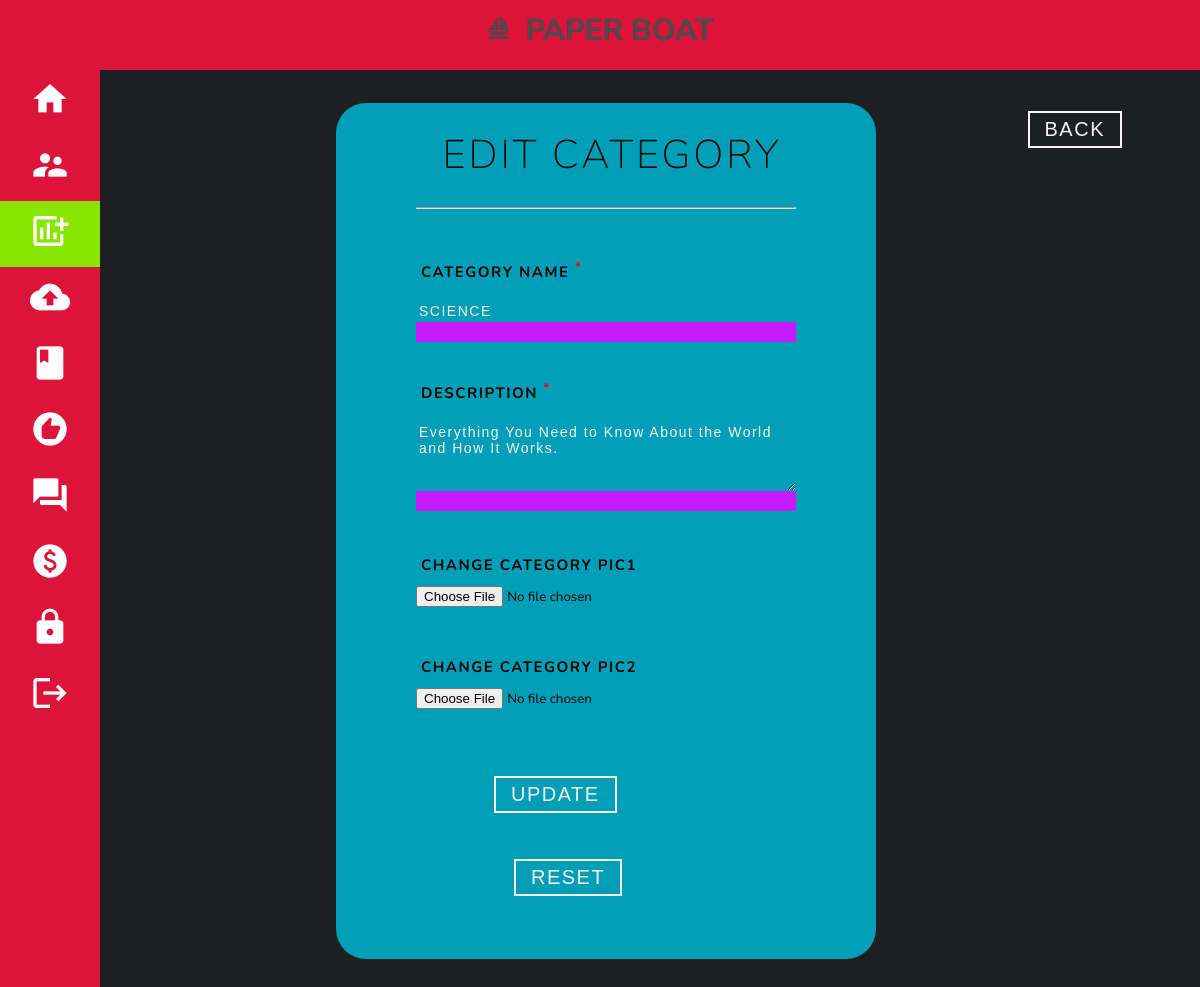
Screenshot of /admin/edit_cat.php?id=1 (signed in) with the database file from the repository.
### tables this page shows
CREATE TABLE `category` (
  `cat_id` int(11) NOT NULL,
  `cat_name` varchar(250) NOT NULL,
  `cat_image` varchar(250) DEFAULT NULL,
  `cat_image1` varchar(250) DEFAULT NULL,
  `cat_desc` varchar(250) DEFAULT NULL
);

### admin/edit_cat.php (the view, shortened to what this page needs)
<!DOCTYPE html>
<html>
<head>
</head>
<body>
<?php include("header.php");?>
<div class="formfield" style="float: right; padding-right: 80px;">
<button class="upload" onclick="location.replace('category.php')">BACK</button>
</div>
<form action="<?php echo $_SERVER['REQUEST_URI'];?>" enctype = "multipart/form-data" method = "post">
  <div id="wrapper">
    <div id="signup">
  <?php
    if(isset($_GET['id']))
    {
        $qry="SELECT * from category where category.cat_id = {$_GET['id']};";
        $ans = $db->query($qry);
        $val = $ans->fetch_assoc();
    }
    ?>
    <h2>Edit Category</h2>
    <hr><br>
    <div class="formfield"><br>
    <label for="name">Category Name <span style="color: red;"><sup>*</sup></span></label></div><br>
    <input type="text" name="cat_name" value="<?php echo $val['cat_name']; ?>" required>
    <div class="formfield"><br>
    <label for="desc" style="margin :auto;">Description <span style="color: red;"><sup>*</sup></span></label></div><br>
    <textarea name="desc" rows="4" max-length="250" required><?php echo $val['cat_desc']; ?></textarea>
    <div class="formfield"><br>
    <label for="image">Change Category pic1</label>&emsp;&emsp;
    <input type="file"  placeholder="image" name="cat_img1" accept="image/*" style="margin-top:15px"></div><br>
    <div class="formfield"><br>
    <label for="image">Change Category pic2</label>&emsp;&emsp;
    <input type="file" placeholder="image" name="cat_img2" accept="image/*" style="margin-top:15px"></div>
    <br><br>
    <div class="formfield" style="float: left; padding-left: 80px;">
    <button type="submit" class="upload" name="update">UPDATE</button>
    </div>
    <div class="formfield" style="float: left; padding-left: 100px;">
    <button type="reset" class="upload">RESET</button>
    </div>
    </div>
  </div>
</form>
</div>
</body>
</html>

### css/cat_card.css (style rules this page uses)
html { font-family: sans-serif; box-sizing: border-box; }
*, *:before, *:after { box-sizing: inherit; }

### admin/header.php (style rules this page uses)
* { font-family: "Nunito", sans-serif; }
:after { content: ""; }
h2 { font-size: 24px; }

### admin/edit_cat.php (style rules this page uses)
* { margin: 0 auto; transition: 0.5s ease all; }
body { margin: 0 auto; background: #1d1f20; font-family: sans-serif; text-transform: uppercase; color: #F4F4F8; }
#wrapper { width: 50%; background: #009FB7; padding: 0px 80px 40px; display: flex; margin-top: 15px; margin-bottom: 10%; z-index: 998; position: relative; overflow: hidden; margin-right: 30%; border-radius: 30px; }
#signup { width: 100%; }
h2 { padding: 25px 0px; width: 90%; font-weight: 100; font-size: 40px; letter-spacing: 3px; margin-left:7%; }
.formfield { position: relative; }
button { padding: 5px 15px; background: none; border: none; font-family: sans-serif; color: #F4F4F8; font-size: 20px; letter-spacing: 1.5px; font-weight: lighter; margin: 25px 0px; cursor: pointer; box-shadow: 0px 0px 0px 2px #F4F4F8; }
input[type="text"], input[type="number"], textarea, option, select { padding: 3px; width: 100%; background: none; border: none; border-bottom: solid 1px #ff9b9d; margin-bottom: 10px; font-family: sans-serif; color: #F4F4F8; font-size: 14px; letter-spacing: 1.5px; font-weight: lighter; }
input[type="text"]:hover, input[type="text"]:active, input[type="text"]:focus, input[type="text"]:valid, input[type="number"]:hover, input[type="number"]:active, input[type="number"]:focus, input[type="number"]:valid, textarea:hover, textarea:active, textarea:focus, textarea:valid { border-bottom: solid 20px #c61aff; }
label { position: relative; left: 5px; top: 5px; font-size: 15px; letter-spacing: 1.5px; font-weight: bold; }

### rows the page displays
category: cat_name "SCIENCE", desc "Everything You Need to Know About the World and How It Works."
